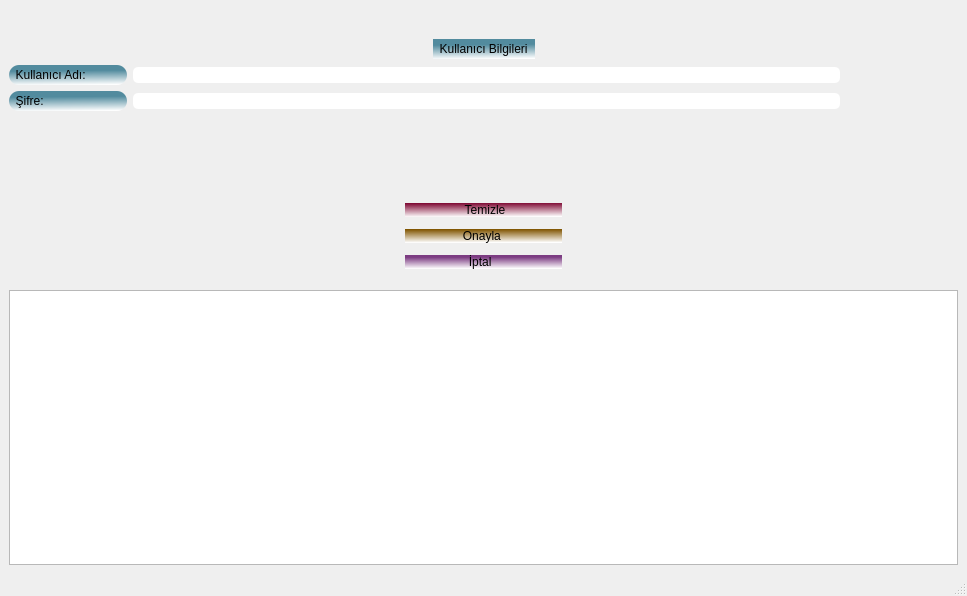
<?xml version="1.0" encoding="UTF-8"?>
<ui version="4.0">
 <class>MainWindow</class>
 <widget class="QMainWindow" name="MainWindow">
  <property name="geometry">
   <rect>
    <x>0</x>
    <y>0</y>
    <width>967</width>
    <height>596</height>
   </rect>
  </property>
  <property name="windowTitle">
   <string>MainWindow</string>
  </property>
  <widget class="QWidget" name="centralwidget">
   <property name="styleSheet">
    <string notr="true">#centralwidget{
border-image: url(:/deneme2/deneme2.jpg);}</string>
   </property>
   <layout class="QVBoxLayout" name="verticalLayout_3">
    <item>
     <layout class="QVBoxLayout" name="verticalLayout_2" stretch="0,4,4,0">
      <property name="topMargin">
       <number>15</number>
      </property>
      <property name="bottomMargin">
       <number>15</number>
      </property>
      <item>
       <layout class="QHBoxLayout" name="horizontalLayout_3">
        <property name="leftMargin">
         <number>0</number>
        </property>
        <property name="topMargin">
         <number>15</number>
        </property>
        <property name="rightMargin">
         <number>0</number>
        </property>
        <item>
         <spacer name="horizontalSpacer">
          <property name="orientation">
           <enum>Qt::Horizontal</enum>
          </property>
          <property name="sizeHint" stdset="0">
           <size>
            <width>40</width>
            <height>20</height>
           </size>
          </property>
         </spacer>
        </item>
        <item>
         <widget class="QLabel" name="kullanici_bilgileri">
          <property name="styleSheet">
           <string notr="true">background-color: qlineargradient(spread:pad, x1:0.513, y1:0.284, x2:0.552239, y2:1, stop:0 rgba(82, 139, 158, 255), stop:1 rgba(255, 255, 255, 255));
font: 75 17pt &quot;MS Shell Dlg 2&quot;;

border-radius:15px;</string>
          </property>
          <property name="text">
           <string>  Kullanıcı Bilgileri  </string>
          </property>
         </widget>
        </item>
        <item>
         <spacer name="horizontalSpacer_2">
          <property name="orientation">
           <enum>Qt::Horizontal</enum>
          </property>
          <property name="sizeHint" stdset="0">
           <size>
            <width>40</width>
            <height>20</height>
           </size>
          </property>
         </spacer>
        </item>
       </layout>
      </item>
      <item>
       <layout class="QHBoxLayout" name="horizontalLayout" stretch="1,6,1">
        <item>
         <widget class="QLabel" name="kullanici_adi">
          <property name="styleSheet">
           <string notr="true">font: 75 10pt &quot;MS Shell Dlg 2&quot;;
background-color: qlineargradient(spread:pad, x1:0.513, y1:0.284, x2:0.552239, y2:1, stop:0 rgba(82, 139, 158, 255), stop:1 rgba(255, 255, 255, 255));
border-radius:10px;</string>
          </property>
          <property name="text">
           <string>  Kullanıcı Adı:</string>
          </property>
         </widget>
        </item>
        <item>
         <widget class="QLineEdit" name="kullaniciadi_yazialani">
          <property name="styleSheet">
           <string notr="true">font: 10pt &quot;MS Shell Dlg 2&quot;;
border-radius:5px;</string>
          </property>
         </widget>
        </item>
        <item>
         <spacer name="horizontalSpacer_4">
          <property name="orientation">
           <enum>Qt::Horizontal</enum>
          </property>
          <property name="sizeHint" stdset="0">
           <size>
            <width>100</width>
            <height>20</height>
           </size>
          </property>
         </spacer>
        </item>
       </layout>
      </item>
      <item>
       <layout class="QHBoxLayout" name="horizontalLayout_2" stretch="1,6,1">
        <item>
         <widget class="QLabel" name="sifre">
          <property name="styleSheet">
           <string notr="true">font: 75 10pt &quot;MS Shell Dlg 2&quot;;
background-color: qlineargradient(spread:pad, x1:0.513, y1:0.284, x2:0.552239, y2:1, stop:0 rgba(82, 139, 158, 255), stop:1 rgba(255, 255, 255, 255));
border-radius:10px;</string>
          </property>
          <property name="text">
           <string>  Şifre:</string>
          </property>
         </widget>
        </item>
        <item>
         <widget class="QLineEdit" name="sifre_yazialani">
          <property name="styleSheet">
           <string notr="true">font: 10pt &quot;MS Shell Dlg 2&quot;;
border-radius:5px;</string>
          </property>
         </widget>
        </item>
        <item>
         <spacer name="horizontalSpacer_6">
          <property name="orientation">
           <enum>Qt::Horizontal</enum>
          </property>
          <property name="sizeHint" stdset="0">
           <size>
            <width>100</width>
            <height>20</height>
           </size>
          </property>
         </spacer>
        </item>
       </layout>
      </item>
      <item>
       <layout class="QHBoxLayout" name="horizontalLayout_4">
        <property name="leftMargin">
         <number>15</number>
        </property>
        <property name="rightMargin">
         <number>15</number>
        </property>
        <item>
         <spacer name="horizontalSpacer_7">
          <property name="orientation">
           <enum>Qt::Horizontal</enum>
          </property>
          <property name="sizeHint" stdset="0">
           <size>
            <width>10</width>
            <height>10</height>
           </size>
          </property>
         </spacer>
        </item>
        <item>
         <layout class="QVBoxLayout" name="verticalLayout" stretch="3,1,1,1">
          <property name="spacing">
           <number>12</number>
          </property>
          <item>
           <widget class="QLabel" name="bilgi_yazialani">
            <property name="styleSheet">
             <string notr="true">

font: 12pt &quot;MS Shell Dlg 2&quot;;
color: rgb(255, 255, 255);
border-radius:10px;</string>
            </property>
            <property name="text">
             <string/>
            </property>
           </widget>
          </item>
          <item>
           <widget class="QPushButton" name="Temizle">
            <property name="styleSheet">
             <string notr="true">font: 75 15pt &quot;MS Shell Dlg 2&quot;;
background-color: qlineargradient(spread:pad, x1:0.478, y1:0.00568182, x2:0.527363, y2:0.994, stop:0 rgba(127, 10, 52, 255), stop:1 rgba(255, 255, 255, 255));
border-radius:10px;</string>
            </property>
            <property name="text">
             <string>                  Temizle                 </string>
            </property>
           </widget>
          </item>
          <item>
           <widget class="QPushButton" name="Onayla">
            <property name="styleSheet">
             <string notr="true">border-radius:10px;
font: 75 15pt &quot;MS Shell Dlg 2&quot;;
background-color: qlineargradient(spread:pad, x1:0.498, y1:0.0227273, x2:0.512, y2:0.972, stop:0 rgba(128, 84, 0, 255), stop:1 rgba(255, 255, 255, 255));</string>
            </property>
            <property name="text">
             <string>             Onayla              </string>
            </property>
           </widget>
          </item>
          <item>
           <widget class="QPushButton" name="iptal">
            <property name="styleSheet">
             <string notr="true">background-color: qlineargradient(spread:pad, x1:0.512, y1:0.153409, x2:0.527, y2:0.976955, stop:0 rgba(124, 60, 130, 255), stop:1 rgba(255, 255, 255, 255));
font: 75 15pt &quot;MS Shell Dlg 2&quot;;
border-radius:10px;</string>
            </property>
            <property name="text">
             <string>İptal  </string>
            </property>
           </widget>
          </item>
         </layout>
        </item>
        <item>
         <spacer name="horizontalSpacer_8">
          <property name="orientation">
           <enum>Qt::Horizontal</enum>
          </property>
          <property name="sizeHint" stdset="0">
           <size>
            <width>40</width>
            <height>20</height>
           </size>
          </property>
         </spacer>
        </item>
       </layout>
      </item>
     </layout>
    </item>
    <item>
     <widget class="QTextEdit" name="klavye"/>
    </item>
   </layout>
  </widget>
  <widget class="QMenuBar" name="menubar">
   <property name="geometry">
    <rect>
     <x>0</x>
     <y>0</y>
     <width>967</width>
     <height>26</height>
    </rect>
   </property>
  </widget>
  <widget class="QStatusBar" name="statusbar"/>
 </widget>
 <resources>
  <include location="deneme.qrc"/>
 </resources>
 <connections/>
</ui>
